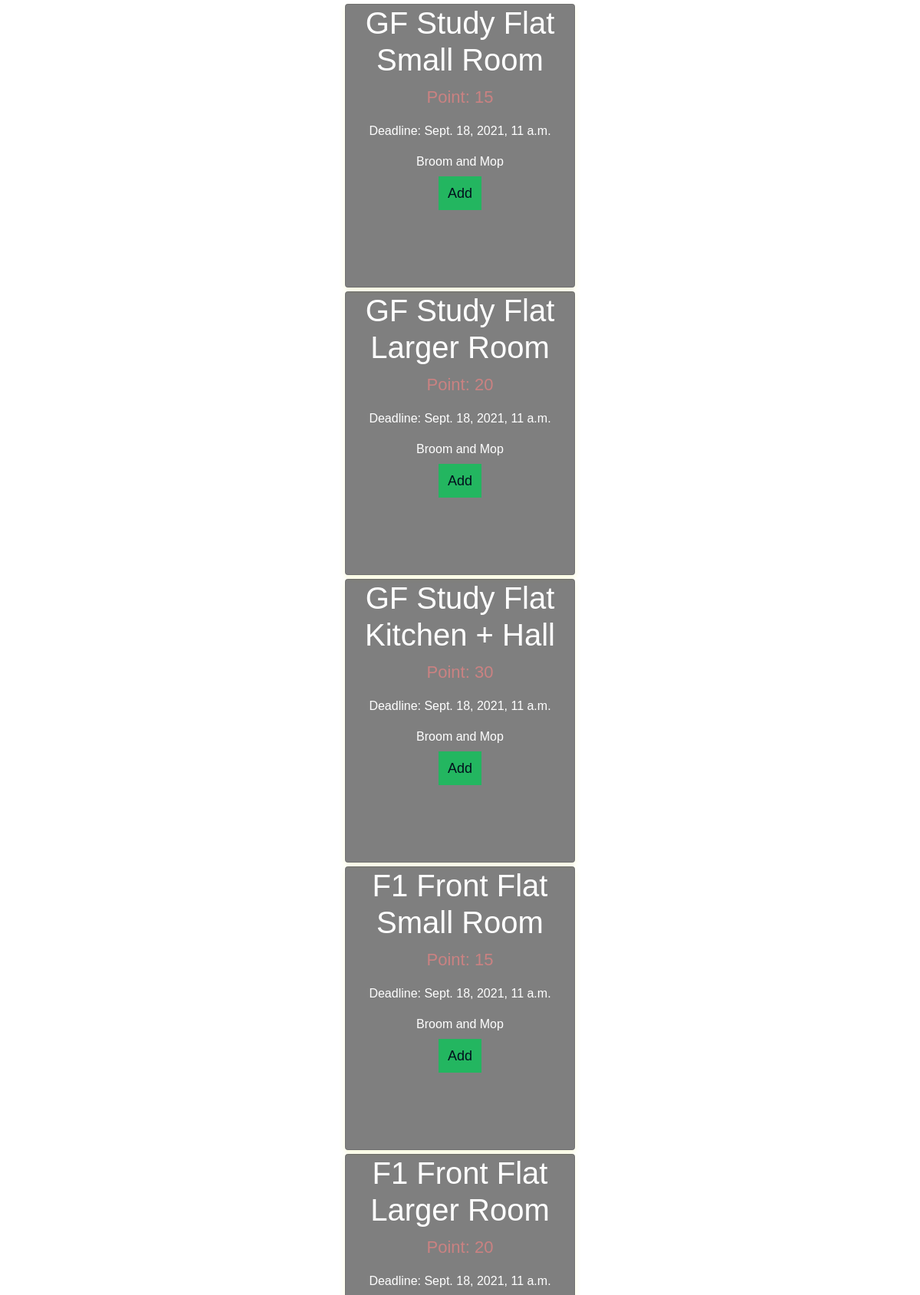
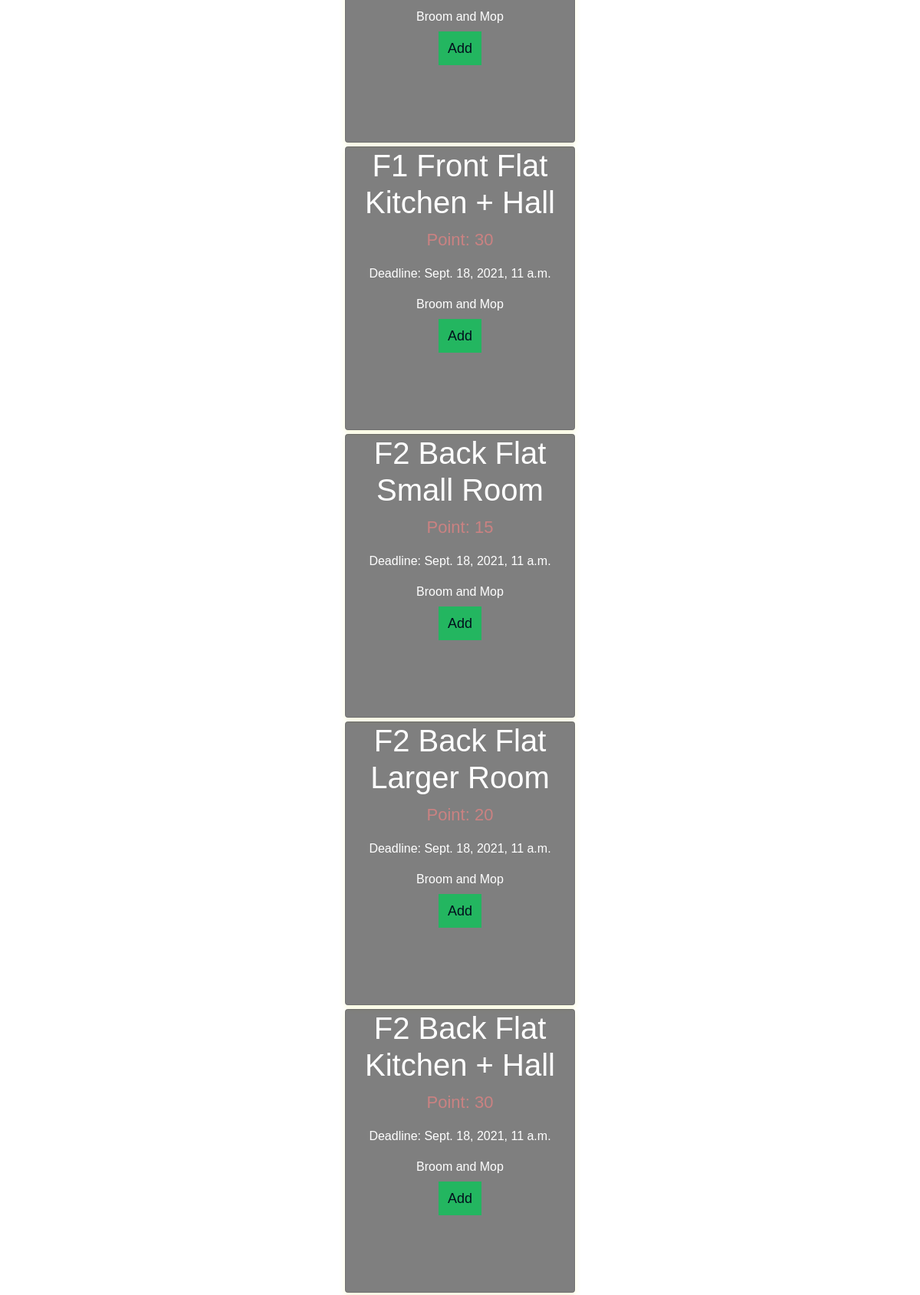
Page /user/4/add_services/ (upper part) on the committed database (2 pictures, top to bottom).
### clean/models.py (models this page shows, shortened)
class Service(models.Model):
    name = models.CharField(max_length=100)
    description = models.CharField(max_length=500,default='hare krishna')
    point = models.IntegerField(default=0)
    deadline = models.DateTimeField()
    devotee = models.ForeignKey(Devotee,on_delete=models.CASCADE,related_name='services',null=True)
    taken = models.BooleanField(default = False)
    done = models.BooleanField(default=False)

### clean/views.py (the view)
# urls.py: path("user/<int:user_pk>/add_services/", views.all_avail_services, name="all_avail_services"),
def all_avail_services(request,user_pk):
    user = get_object_or_404(User,pk=user_pk)
    services = Service.objects.filter(taken=False).order_by('deadline')
    return render(request,'clean/all_avail_services.html', {'user':user,'services':services})

### templates/clean/all_avail_services.html
{% extends "clean/layout.html" %}
{% load static %}
{% block head %}
    <link rel="stylesheet" href="{% static '/clean/css/service_card.css' %}">
{% endblock %}
{% block body %}
  {% if services|length %}
    {% for service in services %}
      <div class="card">
        <h1>{{service.name}}</h1>
        <p class="price">Point: {{service.point}}</p>
        <p> Deadline: {{service.deadline}} </p>
        <p>{{service.description}}</p>
        <p><a href="{% url 'clean:dev_add_service' user_pk=user.pk service_pk=service.pk %}">Add</a></p>
      </div>
    {% endfor %}
  {% else %}
    <h1 class="center links height30">No Service To Take:)</h1>
  {% endif %}
{% endblock %}

### static/clean/css/style.css (style rules this page uses)
html,body { background-image: url('http://getwallpapers.com/wallpaper/full/a/5/d/544750.jpg'); background-repeat: repeat-y; background-size: cover; height: 100%; font-family: 'Numans', sans-serif; }
.card { height: 370px; margin-top: auto; margin-bottom: auto; width: 400px; background-color: rgba(0,0,0,0.5) !important; }

### static/clean/css/service_card.css (style rules this page uses)
.card { box-shadow: 0 4px 8px 0 hsla(64, 73%, 60%, 0.2); max-width: 300px; margin: 5px auto; text-align: center; font-family: arial; color: white; }
.price { color: rgb(202, 130, 130); font-size: 22px; }
.card a { border: none; outline: 0; padding: 12px; color: rgb(2, 16, 29); background-color: rgb(35, 182, 96); text-align: center; cursor: pointer; width: 100%; font-size: 18px; }

### rows in the picture
Service: name "GF Study Flat Small Room", point "15", deadline "Sept. 18, 2021, 11 a.m.", description "Broom and Mop"
Service: name "GF Study Flat Larger Room", point "20", deadline "Sept. 18, 2021, 11 a.m.", description "Broom and Mop"
Service: name "GF Study Flat Kitchen + Hall", point "30", deadline "Sept. 18, 2021, 11 a.m.", description "Broom and Mop"
Service: name "F1 Front Flat Small Room", point "15", deadline "Sept. 18, 2021, 11 a.m.", description "Broom and Mop"
Service: name "F1 Front Flat Larger Room", point "20", deadline "Sept. 18, 2021, 11 a.m.", description "Broom and Mop"
Service: name "F1 Front Flat Kitchen + Hall", point "30", deadline "Sept. 18, 2021, 11 a.m.", description "Broom and Mop"
Service: name "F2 Back Flat Small Room", point "15", deadline "Sept. 18, 2021, 11 a.m.", description "Broom and Mop"
Service: name "F2 Back Flat Larger Room", point "20", deadline "Sept. 18, 2021, 11 a.m.", description "Broom and Mop"
Service: name "F2 Back Flat Kitchen + Hall", point "30", deadline "Sept. 18, 2021, 11 a.m.", description "Broom and Mop"
